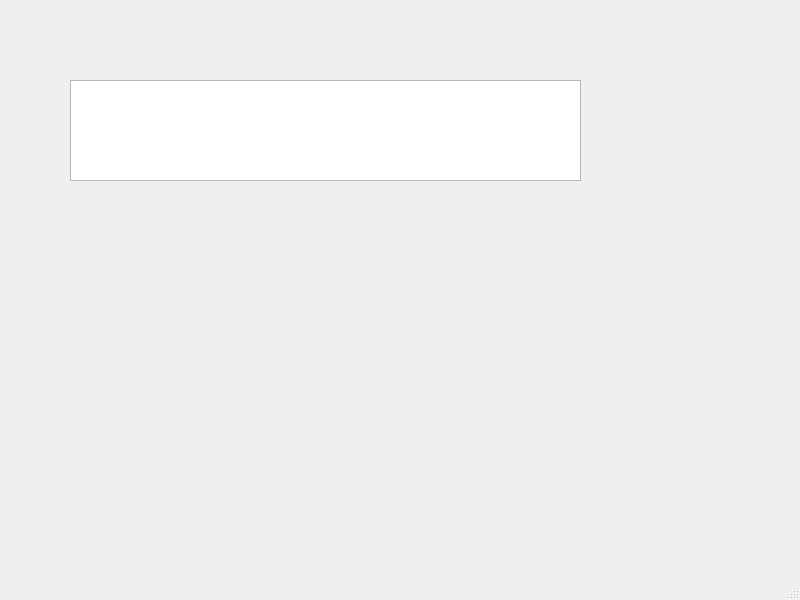
<?xml version="1.0" encoding="UTF-8"?>
<ui version="4.0">
 <class>MainWindow</class>
 <widget class="QMainWindow" name="MainWindow">
  <property name="geometry">
   <rect>
    <x>0</x>
    <y>0</y>
    <width>800</width>
    <height>600</height>
   </rect>
  </property>
  <property name="windowTitle">
   <string>MainWindow</string>
  </property>
  <widget class="QWidget" name="centralwidget">
   <widget class="QTextEdit" name="Screen">
    <property name="geometry">
     <rect>
      <x>70</x>
      <y>80</y>
      <width>511</width>
      <height>101</height>
     </rect>
    </property>
   </widget>
  </widget>
  <widget class="QMenuBar" name="menubar">
   <property name="geometry">
    <rect>
     <x>0</x>
     <y>0</y>
     <width>800</width>
     <height>21</height>
    </rect>
   </property>
  </widget>
  <widget class="QStatusBar" name="statusbar"/>
 </widget>
 <resources/>
 <connections/>
</ui>
